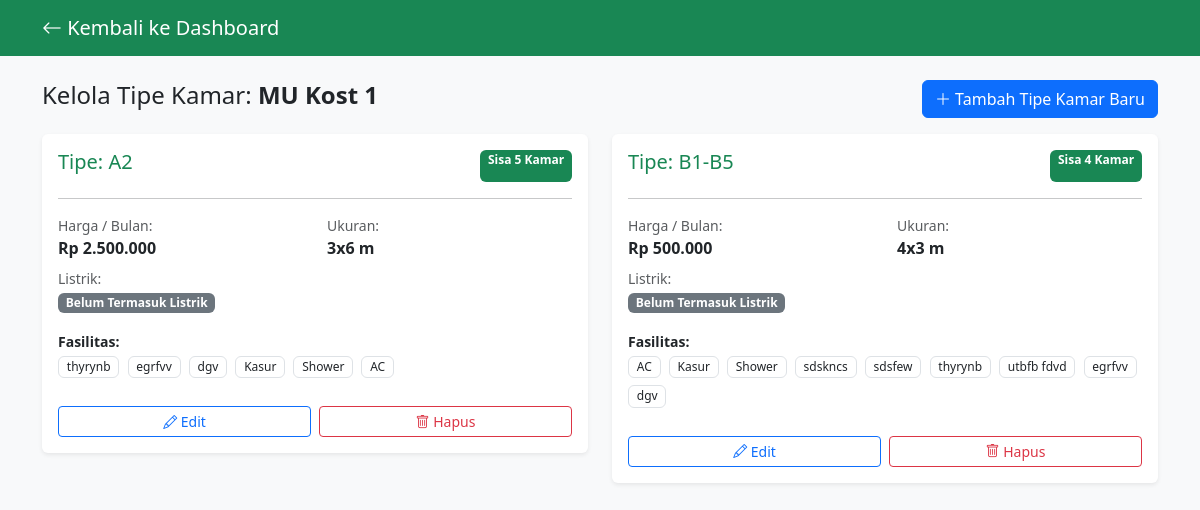
The app's page /pemilik/kelola_kamar.php?id=4 (signed in) with its own data.
### tables this page shows
CREATE TABLE `kost` (
  `id_kost` int NOT NULL,
  `id_pemilik` int DEFAULT NULL,
  `nama_kost` varchar(100) DEFAULT NULL,
  `alamat` text,
  `latitude` decimal(10,8) DEFAULT NULL,
  `longitude` decimal(11,8) DEFAULT NULL,
  `jenis_kost` enum('Putra','Putri','Campur') DEFAULT NULL
);

CREATE TABLE `kamar` (
  `id_kamar` int NOT NULL,
  `id_kost` int DEFAULT NULL,
  `nama_tipe_kamar` varchar(100) DEFAULT NULL,
  `harga_per_bulan` decimal(12,2) DEFAULT NULL,
  `stok_kamar` int DEFAULT NULL,
  `lebar_ruangan` varchar(20) DEFAULT NULL,
  `sudah_termasuk_listrik` tinyint(1) DEFAULT '0',
  `kapasitas` int DEFAULT '1'
);

CREATE TABLE `master_fasilitas` (
  `id_master_fasilitas` int NOT NULL,
  `nama_fasilitas` varchar(100) NOT NULL,
  `kategori` enum('Kamar','Kamar Mandi','Umum','Parkir') DEFAULT NULL,
  `id_pemilik` int DEFAULT NULL
);

### pemilik/kelola_kamar.php (the view, shortened to what this page needs)
<?php
include '../koneksi.php';
$id_kost = $_GET['id'];
$query_kost = mysqli_query($conn, "SELECT nama_kost FROM kost WHERE id_kost = '$id_kost'");
$data_kost = mysqli_fetch_assoc($query_kost);
$query_kamar = "SELECT * FROM kamar WHERE id_kost = '$id_kost'";
$res_kamar = mysqli_query($conn, $query_kamar);
?>
<!DOCTYPE html>
<html lang="id">
<head>
    <link href="https://cdn.jsdelivr.net/npm/bootstrap@5.3.0/dist/css/bootstrap.min.css" rel="stylesheet">
    <link rel="stylesheet" href="https://cdn.jsdelivr.net/npm/bootstrap-icons@1.11.1/font/bootstrap-icons.css">
</head>
<body class="bg-light">
    <nav class="navbar navbar-dark bg-success mb-4">
        <div class="container">
            <a class="navbar-brand" href="dashboard"><i class="bi bi-arrow-left"></i> Kembali ke Dashboard</a>
        </div>
    </nav>
    <div class="container">
        <div class="d-flex justify-content-between align-items-center mb-3">
            <h4>Kelola Tipe Kamar: <strong><?= $data_kost['nama_kost']; ?></strong></h4>
            <a href="tambah_kamar?id_kost=<?= $id_kost; ?>" class="btn btn-primary">
                <i class="bi bi-plus-lg"></i> Tambah Tipe Kamar Baru
            </a>
        </div>
        <div class="row">
            <?php while ($k = mysqli_fetch_assoc($res_kamar)): ?>
                <div class="col-md-6 mb-3">
                    <div class="card shadow-sm border-0">
                        <div class="card-body">
                            <div class="d-flex justify-content-between">
                                <h5 class="card-title text-success">Tipe: <?= $k['nama_tipe_kamar']; ?></h5>
                                <span class="badge bg-<?= $k['stok_kamar'] > 0 ? 'success' : 'danger'; ?>">
                                    Sisa <?= $k['stok_kamar']; ?> Kamar
                                </span>
                            </div>
                            <hr>
                            <div class="row">
                                <div class="col-6">
                                    <small class="text-muted d-block">Harga / Bulan:</small>
                                    <strong>Rp <?= number_format($k['harga_per_bulan'], 0, ',', '.'); ?></strong>
                                </div>
                                <div class="col-6">
                                    <small class="text-muted d-block">Ukuran:</small>
                                    <strong><?= $k['lebar_ruangan']; ?></strong>
                                </div>
                            </div>
                            <div class="mt-2">
                                <small class="text-muted d-block">Listrik:</small>
                                <span class="badge <?= $k['sudah_termasuk_listrik'] ? 'bg-info' : 'bg-secondary'; ?>">
                                    <?= $k['sudah_termasuk_listrik'] ? 'Sudah Termasuk Listrik' : 'Belum Termasuk Listrik'; ?>
                                </span>
                            </div>
                            <div class="mt-3">
                                <small class="fw-bold">Fasilitas:</small><br>
                                <?php
                                $id_k = $k['id_kamar'];
                                $q_f = "SELECT mf.nama_fasilitas FROM rel_fasilitas rf
                                JOIN master_fasilitas mf ON rf.id_master_fasilitas = mf.id_master_fasilitas
                                WHERE rf.id_kamar = '$id_k'";
                                $res_f = mysqli_query($conn, $q_f);
                                while ($f = mysqli_fetch_assoc($res_f)):
                                ?>
                                    <span class="badge border text-dark fw-normal me-1 mb-1"><?= $f['nama_fasilitas']; ?></span>
                                <?php endwhile; ?>
                            </div>
                            <div class="mt-4 d-flex gap-2">
                                <a href="edit_kamar?id=<?= $k['id_kamar']; ?>" class="btn btn-sm btn-outline-primary w-100">
                                    <i class="bi bi-pencil"></i> Edit
                                </a>
                                <a href="kelola_kamar?id=<?= $id_kost; ?>&hapus=<?= $k['id_kamar']; ?>"
                                    class="btn btn-sm btn-outline-danger w-100"
                                    onclick="return confirm('Hapus tipe kamar ini?')">
                                    <i class="bi bi-trash"></i> Hapus
                                </a>
                            </div>
                        </div>
                    </div>
                </div>
            <?php endwhile; ?>
        </div>
    </div>
</body>
</html>

### records on screen
kost: nama_kost "MU Kost 1"
kamar: nama_tipe_kamar "A2", stok_kamar "5", harga_per_bulan "2.500.000", lebar_ruangan "3x6 m", sudah_termasuk_listrik "Belum Termasuk Listrik"
master_fasilitas: nama_fasilitas "thyrynb"
master_fasilitas: nama_fasilitas "egrfvv"
master_fasilitas: nama_fasilitas "dgv"
master_fasilitas: nama_fasilitas "Kasur"
master_fasilitas: nama_fasilitas "Shower"
master_fasilitas: nama_fasilitas "AC"
kamar: nama_tipe_kamar "B1-B5", stok_kamar "4", harga_per_bulan "500.000", lebar_ruangan "4x3 m", sudah_termasuk_listrik "Belum Termasuk Listrik"
master_fasilitas: nama_fasilitas "sdskncs"
master_fasilitas: nama_fasilitas "sdsfew"
master_fasilitas: nama_fasilitas "utbfb fdvd"
